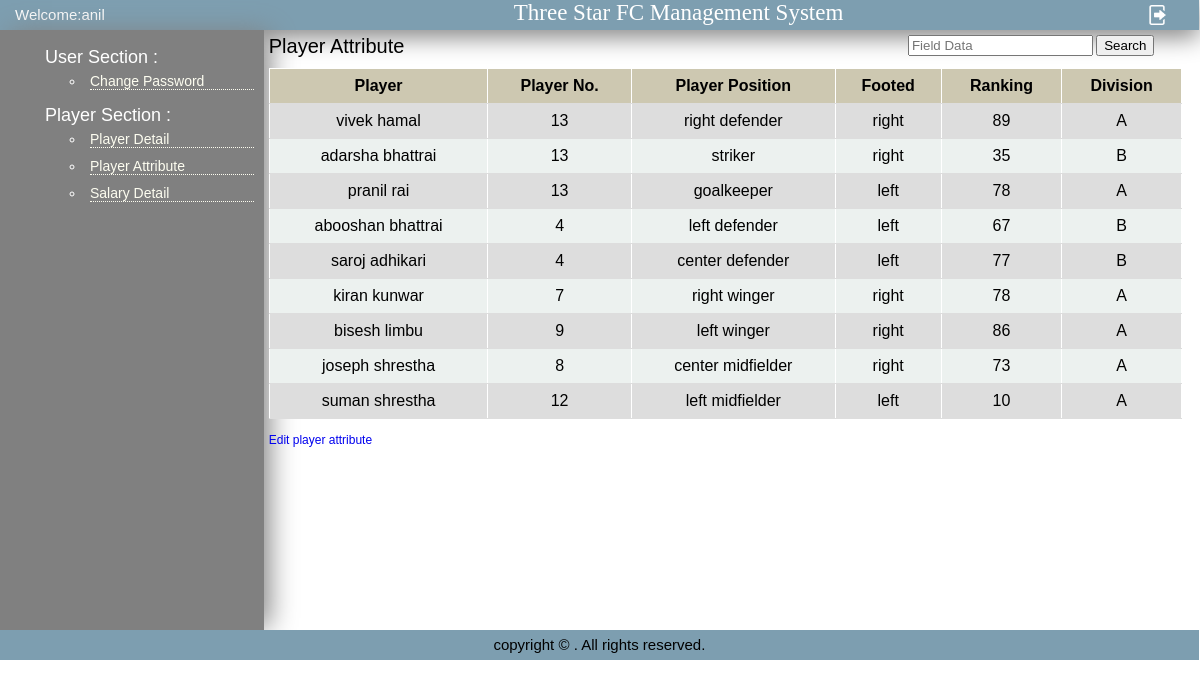
/attribute.php (signed in), run on the app's committed database.
### tables this page shows
CREATE TABLE `users` (
  `username` varchar(100) DEFAULT NULL,
  `email` varchar(100) DEFAULT NULL,
  `password` varchar(100) DEFAULT NULL,
  `admin_id` int(11) NOT NULL
);

CREATE TABLE `attribute` (
  `att_id` int(11) NOT NULL,
  `player_id` int(11) DEFAULT NULL,
  `player_no` int(11) DEFAULT NULL,
  `position` varchar(20) DEFAULT NULL,
  `footed` varchar(10) DEFAULT NULL,
  `ranking` int(11) DEFAULT NULL,
  `division` char(1) DEFAULT NULL
);

CREATE TABLE `player_detail` (
  `id` int(100) NOT NULL,
  `name` varchar(30) DEFAULT NULL,
  `address` varchar(30) DEFAULT NULL,
  `DOB` varchar(120) NOT NULL,
  `email` varchar(30) DEFAULT NULL,
  `phone_no` bigint(100) DEFAULT NULL,
  `image` varchar(100) NOT NULL
);

### attribute.php (the view, shortened to what this page needs)
<?php
include 'include/config.php';
if ($_SESSION['username'] == "admin")
include("include/header_admin.php");
else
include("include/header.php");
?>
<div id="pagename">Player Attribute</div>
<div id="search">
<form action="attribute.php">
<input name="search" type="text" placeholder="Field Data"/>
<input type="submit" value="Search" />
</form>
</div>
<div id="table">
<table border="1" width="90%" cellspacing="0" cellpadding="0">
    <tr class="tbheader" >
        <th>Player</th>
        <th>Player No.</th>
        <th>Player Position</th>
        <th>Footed</th>
        <th>Ranking</th>
        <th>Division</th>
    </tr>
<?php
$query = "SELECT player_detail.name,attribute.att_id, attribute.player_no, attribute.position, attribute.footed, attribute.ranking, attribute.division
FROM player_detail
INNER JOIN attribute ON player_detail.id = attribute.player_id
 ";
        $result = mysqli_query($con,$query);
        	while($row = mysqli_fetch_array($result))
		{
 ?>
    <tr class="tr1">
        <td align="center"><?php echo $row['name'];?></td>
        <td align="center"><?php echo $row['player_no'];?></td>
        <td align="center"><?php echo $row['position'];?></td>
        <td align="center"><?php echo $row['footed'];?></td>
        <td align="center"><?php echo $row['ranking'];?></td>
        <td align="center"><?php echo $row['division'];?></td>
    </tr>
     <?php }?>
</table>
<br />
 <a href='edit_attribute.php'>Edit player attribute</a> </div>
<?php
include 'include/footer.php';
?>

### include/header.php (shortened to what this page needs)
<html>
    <head>
    </head>
    <body>
	<div class="container">
    <div id="header">
        <div id="welcome"><a href="first.php">Welcome:<?php echo $_SESSION['username']?></a></div>
        <div id="siteName"> Three Star FC Management System</div>
        <div id="logout"><a href="index.php"><img src="include/logout.png" alt="logout"></a>
        </div>
    </div>
    <div id="main">
        <div id="sidebar">
        	<ul>
                <li class="sidebar_header">User Section :
                <ul> <?php
				$query = "select * from users where username='".$_SESSION['username']."'";
					$result = mysqli_query($con,$query);
					while($row = mysqli_fetch_array($result))
					{
				?>
				    <li><a href="<?php echo  'change_pswd_users.php?id='.$row['admin_id'];?>">Change Password</a></li>
				<?php } ?>
                </ul>
                </li>
                <li class="sidebar_header">Player Section :
                    <ul>
                    	<li><a href="player_detail.php">Player Detail</a></li>
                    	<li><a href="attribute.php">Player Attribute</a></li>
						<li><a href="salary.php">Salary Detail</a></li>
                	</ul>
                </li>
            </ul>
        </div>
        <div id="content">
        	<div id="content-body">

### include/footer.php (shortened to what this page needs)
		</div>
       </div>
    </div>
    <div id="footer"><p>copyright &copy; . All rights reserved.</p></div>
        </div>
    </body>
</html>

### include/header.php (style rules this page uses)
body { margin:0px; width:99.9%; font-family: Arial, Helvetica, sans-serif; font-size:12px; }
a { text-decoration: none; }
#header { background-color:#7D9EB0; box-shadow: 0 7px 24px #808080; margin:0px; width:100%; height:30px; }
#welcome { line-height:30px; text-indent:15px; margin:0px; width:22%; height: 30px; float:left; }
#welcome a { text-decoration: none; color:white; font-size:15px }
#siteName { width:72%; height:30px; margin:0px; float:left; text-indent:250px; font-size:23px; font-family: "Times New Roman","Trebuchet MS"; color:white; }
#logout { float:left; }
#logout img { padding-left:20px; padding-top:5px; padding-top:5px; width:20px; height:20px; }
#main { width:100%; margin:0px; float:left; }
#sidebar { background-color:#808080; box-shadow: 8px 0 26px -3px #808080; display:inline; width:22%; margin:0px; float:left; min-height:600px; }
#sidebar a { display:block; padding:0px; border-bottom:1px dotted #FDFDF0; text-decoration:none; color:#FDFDF0; }
ul li { padding: 5px; font-size:14px; }
.sidebar_header { list-style:none; font-size:18px; color:white; }
#content { margin:0%; width:77%; float:left; min-height:600px; display:inline; }
#pagename { font-size:20px; width:70%; float:left; }
#content-body { padding:5px; }
#footer { display:inline; float:left; font-size:15px; line-height: 0px; padding-bottom:0px; margin:0px; width:100%; text-align:center; background-color:#7D9EB0; }
table { border-color: white; }
.tbheader { background-color: #CDC8B1; }
.tr1 { background-color: #ECF1EF; }

### attribute.php (style rules this page uses)
table { font-family: arial, sans-serif; border-collapse: collapse; width: 100%; }
td, th { border-bottom: 1px solid #ddd; text-align:centre; padding: 8px; }
tr:nth-child(even) { background-color: #dddddd; }

### data on the page
attribute: player.name "vivek hamal", player_no "13", position "right defender", footed "right", ranking "89", division "A"
attribute: player.name "adarsha bhattrai", player_no "13", position "striker", footed "right", ranking "35", division "B"
attribute: player.name "pranil rai", player_no "13", position "goalkeeper", footed "left", ranking "78", division "A"
attribute: player.name "abooshan bhattrai", player_no "4", position "left defender", footed "left", ranking "67", division "B"
attribute: player.name "saroj adhikari", player_no "4", position "center defender", footed "left", ranking "77", division "B"
attribute: player.name "kiran kunwar", player_no "7", position "right winger", footed "right", ranking "78", division "A"
attribute: player.name "bisesh limbu", player_no "9", position "left winger", footed "right", ranking "86", division "A"
attribute: player.name "joseph shrestha", player_no "8", position "center midfielder", footed "right", ranking "73", division "A"
attribute: player.name "suman shrestha", player_no "12", position "left midfielder", footed "left", ranking "10", division "A"

### other printed values
$_SESSION['username'] "anil"
